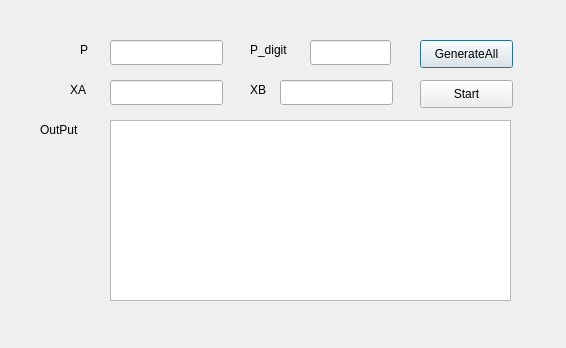
<?xml version="1.0" encoding="UTF-8"?>
<ui version="4.0">
 <class>DH</class>
 <widget class="QDialog" name="DH">
  <property name="geometry">
   <rect>
    <x>0</x>
    <y>0</y>
    <width>566</width>
    <height>348</height>
   </rect>
  </property>
  <property name="windowTitle">
   <string>Dialog</string>
  </property>
  <widget class="QTextEdit" name="outputTextEdit">
   <property name="geometry">
    <rect>
     <x>110</x>
     <y>120</y>
     <width>401</width>
     <height>181</height>
    </rect>
   </property>
  </widget>
  <widget class="QLabel" name="label">
   <property name="geometry">
    <rect>
     <x>40</x>
     <y>120</y>
     <width>61</width>
     <height>19</height>
    </rect>
   </property>
   <property name="text">
    <string>OutPut</string>
   </property>
  </widget>
  <widget class="QPushButton" name="generateAllButton">
   <property name="geometry">
    <rect>
     <x>420</x>
     <y>40</y>
     <width>93</width>
     <height>28</height>
    </rect>
   </property>
   <property name="text">
    <string>GenerateAll</string>
   </property>
  </widget>
  <widget class="QPushButton" name="startButton">
   <property name="geometry">
    <rect>
     <x>420</x>
     <y>80</y>
     <width>93</width>
     <height>28</height>
    </rect>
   </property>
   <property name="text">
    <string>Start</string>
   </property>
  </widget>
  <widget class="QLineEdit" name="inputXBLineEdit">
   <property name="geometry">
    <rect>
     <x>280</x>
     <y>80</y>
     <width>113</width>
     <height>25</height>
    </rect>
   </property>
  </widget>
  <widget class="QLabel" name="label_2">
   <property name="geometry">
    <rect>
     <x>250</x>
     <y>80</y>
     <width>21</width>
     <height>19</height>
    </rect>
   </property>
   <property name="text">
    <string>XB</string>
   </property>
  </widget>
  <widget class="QLabel" name="label_3">
   <property name="geometry">
    <rect>
     <x>80</x>
     <y>40</y>
     <width>21</width>
     <height>19</height>
    </rect>
   </property>
   <property name="text">
    <string>P</string>
   </property>
  </widget>
  <widget class="QLineEdit" name="inputPLineEdit">
   <property name="geometry">
    <rect>
     <x>110</x>
     <y>40</y>
     <width>113</width>
     <height>25</height>
    </rect>
   </property>
  </widget>
  <widget class="QLineEdit" name="inputXALineEdit">
   <property name="geometry">
    <rect>
     <x>110</x>
     <y>80</y>
     <width>113</width>
     <height>25</height>
    </rect>
   </property>
  </widget>
  <widget class="QLabel" name="label_4">
   <property name="geometry">
    <rect>
     <x>70</x>
     <y>80</y>
     <width>21</width>
     <height>19</height>
    </rect>
   </property>
   <property name="text">
    <string>XA</string>
   </property>
  </widget>
  <widget class="QLineEdit" name="lineEdit">
   <property name="geometry">
    <rect>
     <x>310</x>
     <y>40</y>
     <width>81</width>
     <height>25</height>
    </rect>
   </property>
  </widget>
  <widget class="QLabel" name="label_5">
   <property name="geometry">
    <rect>
     <x>250</x>
     <y>40</y>
     <width>51</width>
     <height>20</height>
    </rect>
   </property>
   <property name="text">
    <string>P_digit</string>
   </property>
  </widget>
 </widget>
 <resources/>
 <connections/>
</ui>
